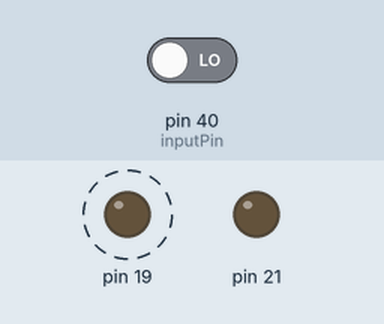
This sketch was run on a simulated Arduino Mega 2560, built with avr-gcc and run on an emulated ATmega2560. Parts: output pins drawn as LEDs (lit = HIGH). Dashed ring = blinking. Inputs (shaded band) come from the test bench; at power-on: pin 40 (inputPin) LOW.

Above: at 2.8 s.
2.9 s: pin 40 (inputPin) driven HIGH
At 3.8 s:
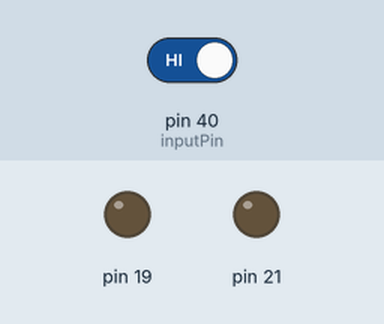
Timing chart, 0 to 5.9 s (numbered marks = the images above; inputs shaded):
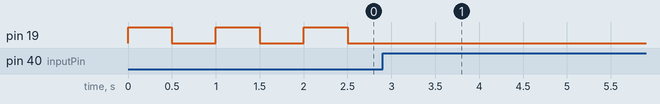

Measured:
- after the input at 2.9 s, pin 19: stops changing and stays LOW
- by itself, pin 19: alternates HIGH for 0.50 s and LOW for 0.50 s

The sketch:

Lab1Part3.ino
```cpp
int state = 1;
int inputPin = 40;
int reading;
int previous;

unsigned long lastToggleTime = 0;           // the last time the output pin was toggled
unsigned long debounce = 200UL;   // the debounce time, increase if the output flickers

void setup() {
  // put your setup code here, to run once:
  Serial.begin(115200);
  pinMode(19, OUTPUT);
  pinMode(21, OUTPUT);
  pinMode(inputPin, INPUT);

}

void loop() {
  // put your main code here, to run repeatedly:
  reading = digitalRead(inputPin);

  if (reading == HIGH && previous == LOW && millis() - lastToggleTime > debounce) {
    if (state) {
      state = 0;
    } else {
      state = 1;
    }

    lastToggleTime = millis();
  }

  blink(state);

  previous = reading;

}

void blink(int state) {
  if (state) {
    digitalWrite(19, HIGH);
    delay(500);
    digitalWrite(19, LOW);
    delay(500);
  } else {
    digitalWrite(19, LOW);
    delay(1000);
  }
}
```
